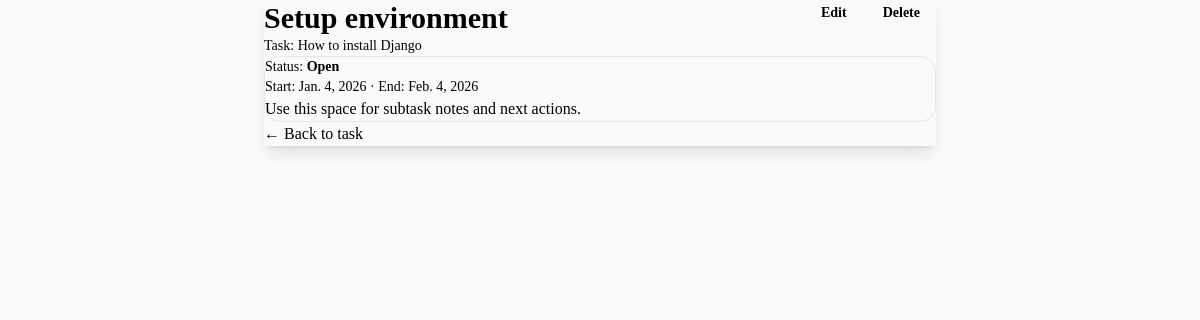
The page /taskly/subtask/1/ on the database its author committed.
### taskly/models.py (models this page shows, shortened)
class SubTask(models.Model):
    task = models.ForeignKey(Task, on_delete=models.CASCADE, related_name='subtasks')
    title = models.CharField(max_length=200)
    is_completed = models.BooleanField(default=False)
    is_assigned = models.BooleanField(default=False)
    created_at = models.DateTimeField(auto_now_add=True)
    start_date = models.DateField()
    end_date = models.DateField()

class Task(models.Model):
    project = models.ForeignKey(Project, on_delete=models.CASCADE, related_name='tasks')
    title = models.CharField(max_length=200)
    description = models.TextField()
    is_assigned = models.BooleanField(default=False)
    created_at = models.DateTimeField(auto_now_add=True)
    is_completed = models.BooleanField(default=False)
    start_date = models.DateField()
    end_date = models.DateField()

### taskly/views.py (the view)
# urls.py: path('subtask/<int:pk>/', views.subtask_detail, name='subtask_detail'),
def subtask_detail(request, pk):
    subtask = get_object_or_404(SubTask, pk=pk)
    return render(request, 'taskly/subtask_detail.html', {'subtask': subtask})

### taskly/templates/taskly/subtask_detail.html
{% extends 'taskly/base.html' %} {% block content %}
<div class="min-h-screen bg-slate-100 py-10">
  <div class="mx-auto max-w-2xl rounded-3xl bg-black p-8 shadow-lg">
    <div class="mb-5 flex items-start justify-between gap-3">
      <div>
        <h1 class="text-3xl font-bold text-slate-900">{{ subtask.title }}</h1>
        <p class="mt-1 text-sm text-slate-500">
          Task: {{ subtask.task.title }}
        </p>
      </div>
      <div class="space-x-2">
        <a
          href="{% url 'taskly:subtask_update' subtask.pk %}"
          class="rounded-lg bg-indigo-600 px-4 py-2 text-sm font-semibold text-black hover:bg-indigo-500"
          >Edit</a
        >
        <a
          href="{% url 'taskly:subtask_delete' subtask.pk %}"
          class="rounded-lg bg-rose-600 px-4 py-2 text-sm font-semibold text-black hover:bg-rose-500"
          >Delete</a
        >
      </div>
    </div>
    <div class="rounded-2xl border border-slate-200 bg-slate-50 p-5">
      <div class="text-sm text-slate-700">
        Status:
        <span
          class="font-semibold {% if subtask.is_completed %}text-emerald-600{% else %}text-amber-600{% endif %}"
          >{% if subtask.is_completed %}Completed{% else %}Open{% endif %}</span
        >
      </div>
      <div class="mt-3 text-sm text-slate-500">
        Start: {{ subtask.start_date }} · End: {{ subtask.end_date }}
      </div>
      <div class="mt-4 text-slate-700">
        Use this space for subtask notes and next actions.
      </div>
    </div>
    <div class="mt-6">
      <a
        href="{% url 'taskly:task_detail' subtask.task.pk %}"
        class="text-indigo-600 hover:underline"
        >← Back to task</a
      >
    </div>
  </div>
</div>
{% endblock %}

### rows shown on the page
SubTask: title "Setup environment", task "How to install Django", start_date "Jan. 4, 2026", end_date "Feb. 4, 2026"
